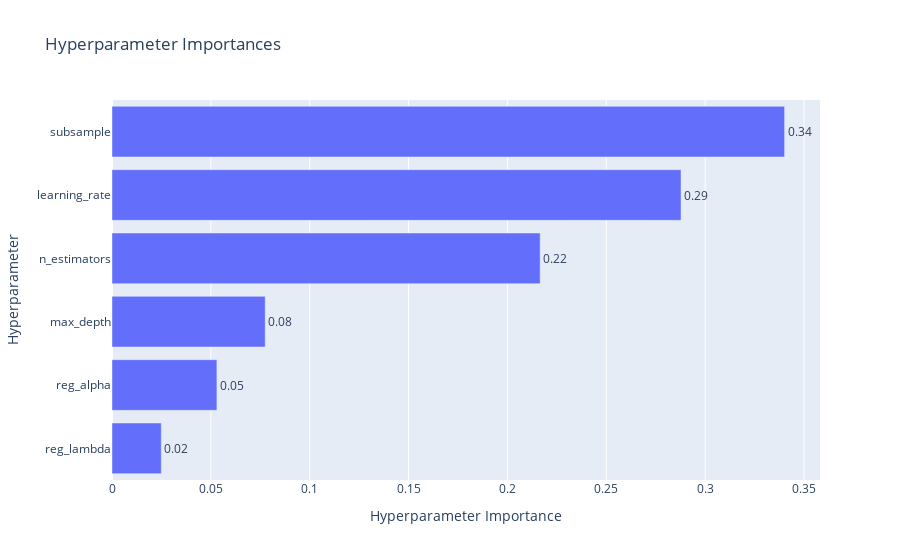

Here is the notebook cell this chart was saved with:
### Code cell
# Plot parameter importances
plot_param_importances(study)

### Figure 1 — Plotly figure (JSON) as saved in the notebook; plotly's stock layout.template omitted (floating-point values rounded to 4 significant figures)
{"data": [{"cliponaxis": false, "hovertemplate": ["reg_lambda (FloatDistribution): 0.024918689494867103<extra></extra>", "reg_alpha (FloatDistribution): 0.053056273057485<extra></extra>", "max_depth (IntDistribution): 0.07748132424773374<extra></extra>", "n_estimators (IntDistribution): 0.21655618649423727<extra></extra>", "learning_rate (FloatDistribution): 0.2878056516616642<extra></extra>", "subsample (FloatDistribution): 0.3401818750440127<extra></extra>"], "name": "Objective Value", "orientation": "h", "text": ["0.02", "0.05", "0.08", "0.22", "0.29", "0.34"], "textposition": "outside", "type": "bar", "x": [0.02492, 0.05306, 0.07748, 0.2166, 0.2878, 0.3402], "y": ["reg_lambda", "reg_alpha", "max_depth", "n_estimators", "learning_rate", "subsample"]}], "layout": {"title": {"text": "Hyperparameter Importances"}, "xaxis": {"title": {"text": "Hyperparameter Importance"}}, "yaxis": {"title": {"text": "Hyperparameter"}}}}
